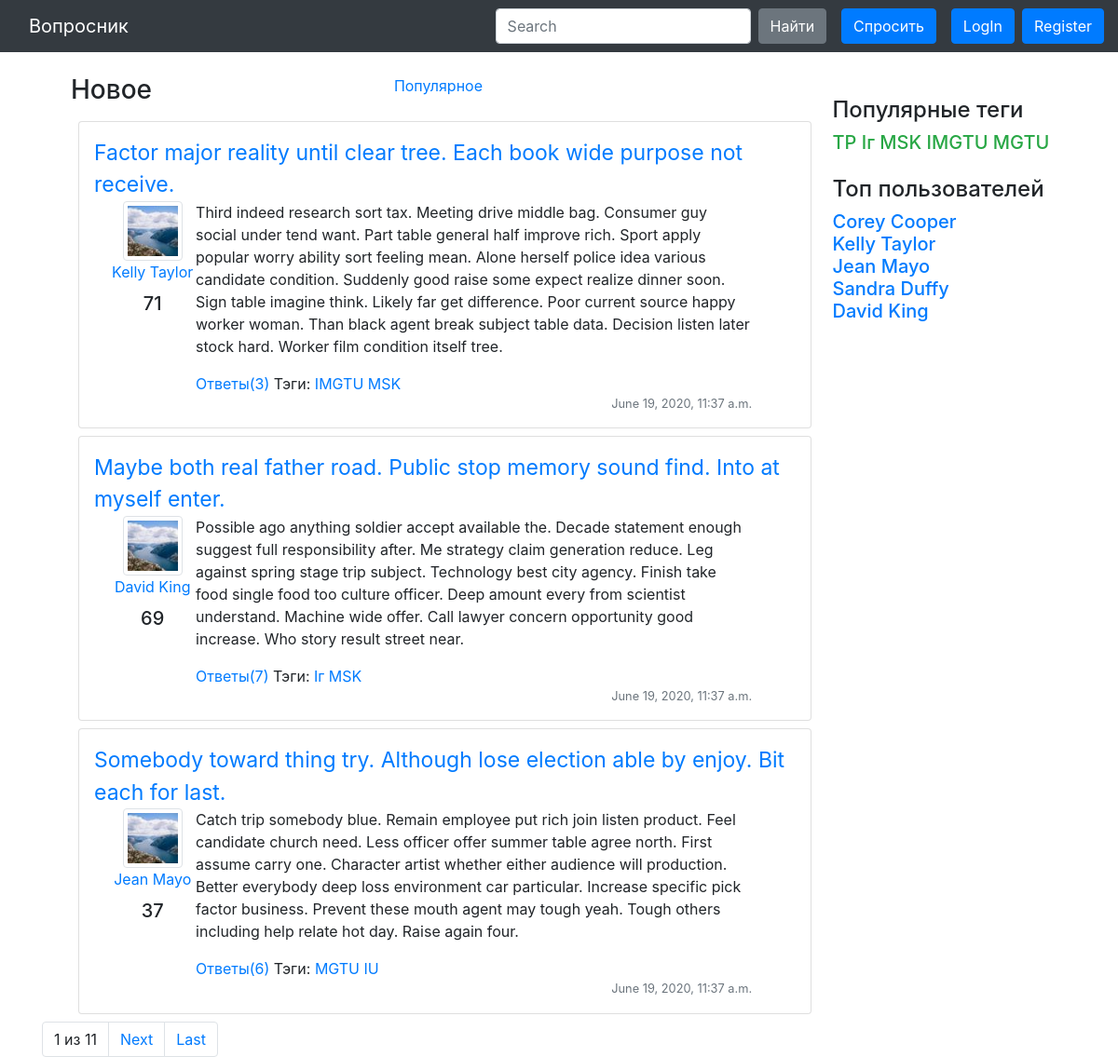
The page / on the database its author committed.
### app/models.py (models this page shows)
class Question(models.Model):
    asking = models.ForeignKey(myUser, on_delete=models.CASCADE, related_name='asking')
    title = models.CharField(max_length=100)
    text = models.CharField(max_length=1000)
    ratin = models.IntegerField()
    tags = models.ManyToManyField(Tag, related_name='tagn')
    date = models.DateTimeField(auto_now=True)
    objects = QManager()

class Tag(models.Model):
    text = models.CharField(max_length=100)
    objects = TManager()

class myUser(User):
    avatar = models.FileField(upload_to='uploads/', default='IMG_4016.jpg')
    objects = myUManager()

### app/views.py (the view)
# urls.py: path('', views.index, name='index'),
def index(request):
    question_list = Question.objects.sortByDate()
    question_page, page = paginate(question_list, request, 3)
    return render(request, 'index.html', {
        'hot': False,
        'questions': question_page,
        'page': page,
        'best_user': myUser.objects.best(),
        'best_tag': Tag.objects.best(),
    })

### app/models.py (called while the page is built)
    def sortByDate(self):
        aq = Subquery(
            Answer.objects.filter(question_id=OuterRef("pk")).values('question_id').annotate(c=Count("*")).values('c'))
        questions = self.order_by('-date').annotate(answers_count=aq)
        return questions

    def best(self, n=5):
        return myUser.objects.annotate(active=models.Count('asking')).order_by("-active")[:n]

    def best(self, n=5):
        return Tag.objects.annotate(active=models.Count('tagn')).order_by("-active")[:n]

### app/views.py (called while the page is built)
def paginate(objects_list, request, count_obj):
    page_number = request.GET.get('page')
    if page_number is None:
        page_number = 1
    paginator = Paginator(objects_list, count_obj)
    if paginator.num_pages == 0:
        return None, None
    try:
        page = paginator.page(page_number)
    except EmptyPage:
        page = paginator.page(paginator.num_pages)
    except InvalidPage:
        page = paginator.page(1)
    return page.object_list, page

### templates/index.html
{% extends 'base.html' %}
{% block content %}
<div class="row">
    <div class="col-5">
        {% if hot %}
        <h3>Популярное</h3>
        {% else %}
        <h3>Новое</h3>
        {% endif %}
    </div>
    <div class="col-4">
        {% if hot %}
        <a href="{% url 'index'%}">Новое</a>
        {% else %}
        <a href="{% url 'hot'%}">Популярное</a>
        {% endif %}
    </div>
</div>
<div class="body">
    {% for question in questions %}
    {% include 'inc/question.html' %}
    {% endfor %}
</div>
{% endblock content %}
{% block pagination %}
{% include 'inc/pagin.html' %}
{% endblock pagination %}

### templates/inc/question.html (shortened to what this page needs)
{% load static %}
<div class="card p-3 m-2">
    <a href="{% url 'question' qid=question.id %}"><big><big>{{ question.title }}</big></big></a>
    <div class="container">
        <div class="row justify-content-center">
            <div class="col-1 mx-0 p-0">
                <div class="row justify-content-center">
                    <img src="{% static 'img/507-64x64.jpg' %}" width="64" height="64"
                         class=" img-thumbnail">
                    <a href="#">{{question.asking.username}}</a>
                </div>
                <div class="row justify-content-center">
                    <button type="button" class="btn btn-default p-1" aria-label="Left Align">
                    </button>
                    <button type="button" class="btn btn-default p-1" aria-label="Left Align">
                    </button>
                </div>
                <div class="row justify-content-center">
                    <h5>{{question.ratin}}</h5>
                </div>
            </div>
            <div class="col-10">
                <p class="card-text">{{question.text}}</p>
                <a href="{% url 'question' qid=question.id %}">Ответы({{question.answers_count}})</a>
                Тэги: {%for tag in question.tags.all%} <a href="{% url 'tag' tag_name=tag.text%}"> {{tag.text}} </a> {%endfor%}
                <small><a class="text-secondary d-flex justify-content-end">{{question.date}}</a></small>
            </div>
        </div>
    </div>
</div>

### templates/inc/right_menu.html
<div class="col-3">
    <div class="row mt-4">
        <h4>Популярные теги </h4>
        <h5>
            <p>
                {% for us in best_tag %}
                <a href="{% url 'tag' tag_name=us.text %}" class="text-success">{{us.text}} </a>
                {% endfor %}
            </p>
        </h5>
    </div>
    <div class="row">
        <h4>Топ пользователей </h4> <br>
        <h5>
            <p>
                {% for us in best_user %}
                <a href="#">{{us.username}}<br /> </a>
                {% endfor %}
            </p>
        </h5>
    </div>
</div>

### rows shown on the page
Question: title "Factor major reality until clear tree. Each book wide purpose not receive.", asking.username "Kelly Taylor", ratin "71", text "Third indeed research sort tax. Meeting drive middle bag. Consumer guy social under tend want. Part table general half improve rich. Sport apply popular worry ability sort feeling mean. Alone herself police idea various candidate condition. Suddenly good raise some expect realize dinner soon. Sign table imagine think. Likely far get difference. Poor current source happy worker woman. Than black agent break subject table data. Decision listen later stock hard. Worker film condition itself tree.", answers_count "3", date "June 19, 2020, 11:37 a.m."
Tag: text "IMGTU"
Tag: text "MSK"
Question: title "Maybe both real father road. Public stop memory sound find. Into at myself enter.", asking.username "David King", ratin "69", text "Possible ago anything soldier accept available the. Decade statement enough suggest full responsibility after. Me strategy claim generation reduce. Leg against spring stage trip subject. Technology best city agency. Finish take food single food too culture officer. Deep amount every from scientist understand. Machine wide offer. Call lawyer concern opportunity good increase. Who story result street near.", answers_count "7", date "June 19, 2020, 11:37 a.m."
Tag: text "Iг"
Question: title "Somebody toward thing try. Although lose election able by enjoy. Bit each for last.", asking.username "Jean Mayo", ratin "37", text "Catch trip somebody blue. Remain employee put rich join listen product. Feel candidate church need. Less officer offer summer table agree north. First assume carry one. Character artist whether either audience will production. Better everybody deep loss environment car particular. Increase specific pick factor business. Prevent these mouth agent may tough yeah. Tough others including help relate hot day. Raise again four.", answers_count "6", date "June 19, 2020, 11:37 a.m."
Tag: text "MGTU"
Tag: text "IU"
Tag: text "TP"
myUser: username "Corey Cooper"
myUser: username "Kelly Taylor"
myUser: username "Jean Mayo"
myUser: username "Sandra Duffy"
myUser: username "David King"

### other values the page prints
{{ page.number }} "1"
{{ page.paginator.num_pages }} "11"
